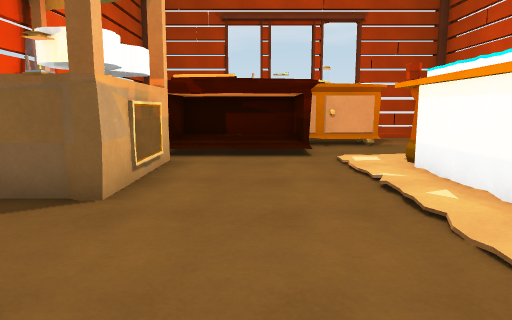
[1] (above)

16 first-person views from a walk through a 3-D level made in the Unity game engine. The camera is 1.2 m above the floor, tilts 8° down and sees 70° across. The floor is counted in squares, 1 m on a side. Each view is taken from the middle of a square. On the plan, view 1 faces up. The plan holds only what a view shows up to about 15 squares ahead; the rest is blank. The place goes on beyond the plan. The player is left out. Surface patterns are stand-ins for the level's own textures.

[2]
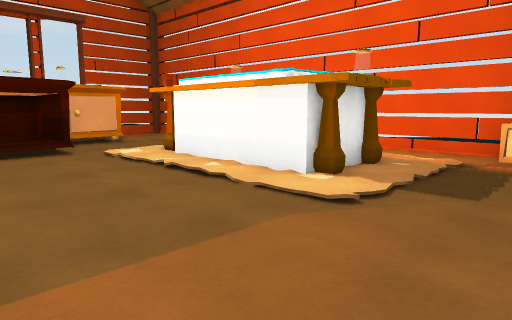

[3]
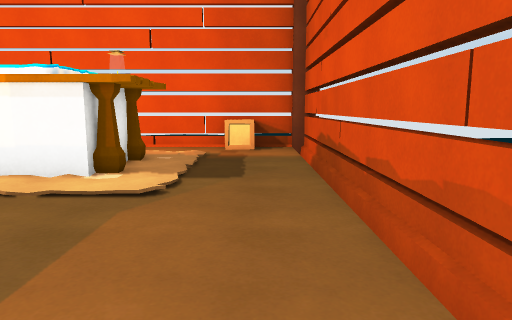

[4]
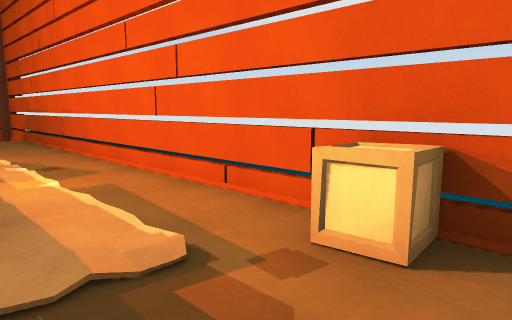

[5]
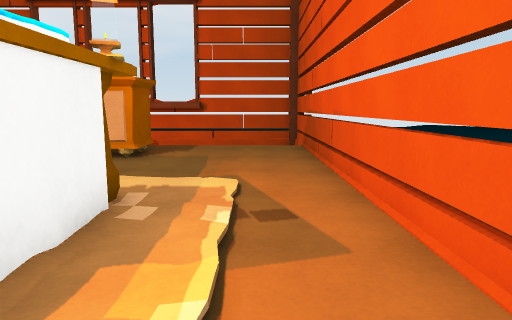

[6]
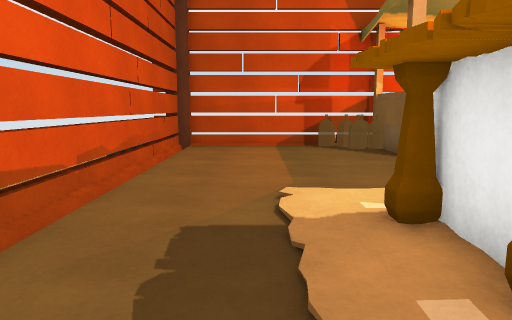

[7]
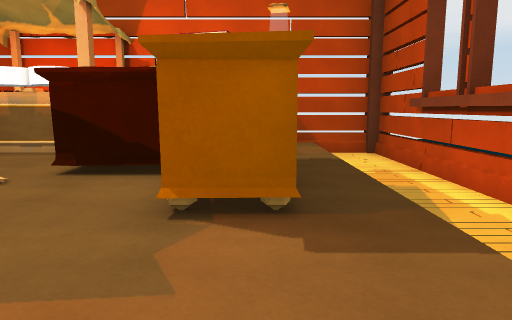

[8]
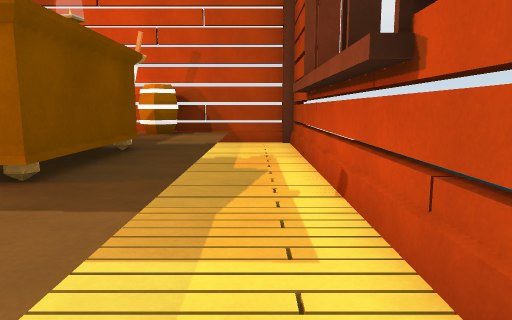

[9]
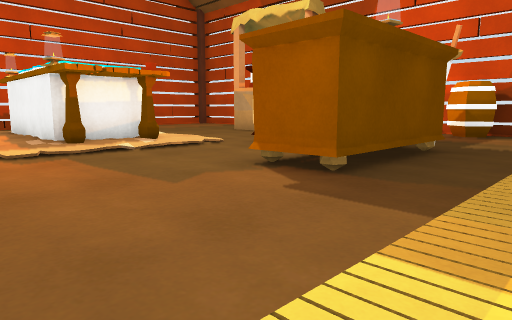

[10]
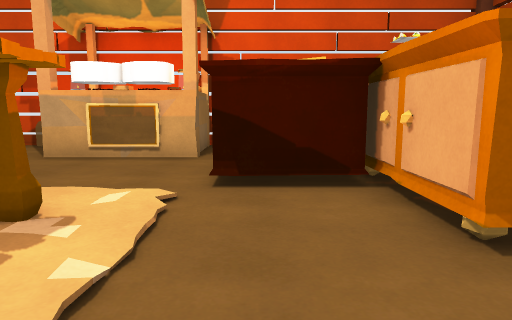

[11]
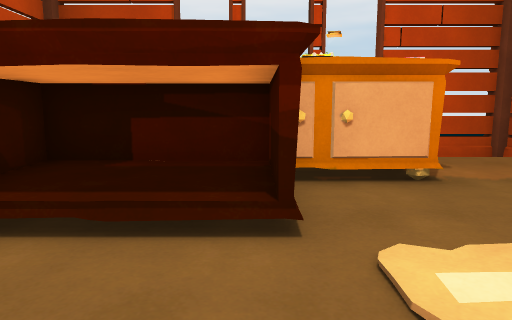

[12]
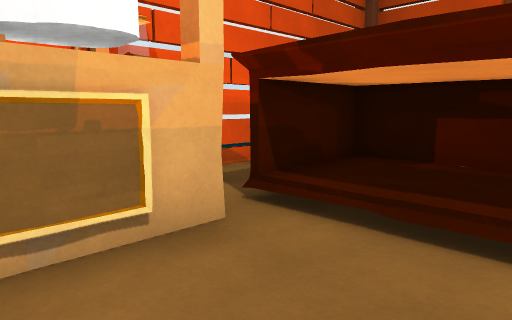

[13]
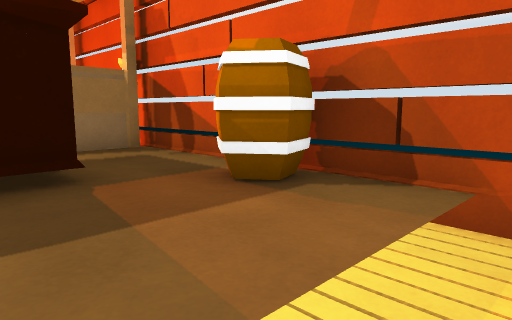

[14]
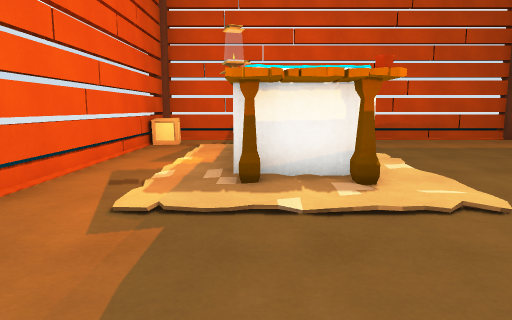

[15]
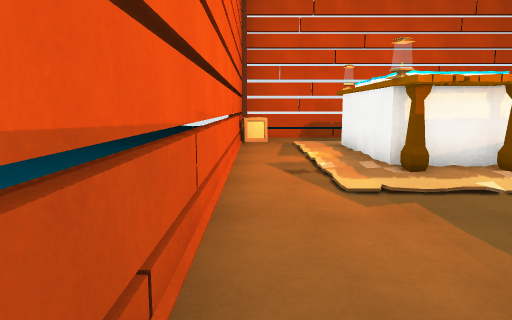

[16]
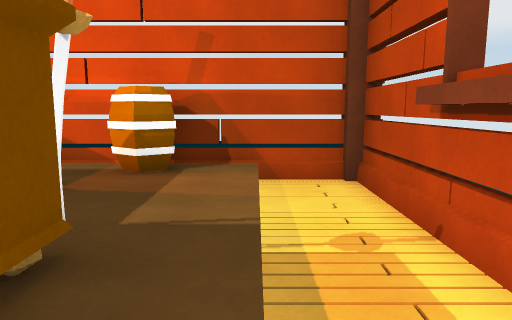

### Floor plan
Key: @ floor where view 1 was taken; # wall or solid block; . main floor; - floor 0.25 m lower than the main floor; / step, stairs or slope; v drop or lower ground; R rug; S sign; B box; A barrel; O other object.
Columns run from 5 left of view 1 to 9 right of it. Each row starts with its distance up from view 1.
 18 #vvv#######v v
 17 ###############
 16 #-----/----- -#
 15 #/////////////#
 14 #.............#
 13 #A...OOOOO....#
 12 #A.OOOOOOO....#
 11 #..OOOO.......#
 10 #..OOOO.......#
  9 #..OOOO.RRRR..#
  8 O###...R###R..#
  7    S...R###R..#
  6   ##...R###R..#
  5    #...R###R..#
  4   .....R###R..#
  3  ......R###R..#
  2 #......R###R..#
  1 #............B#
  0 #....@.......B#
 -1 #/////////////#
 -2 ##############

Where each view was taken, in squares from view 1:
view 1: 0 up, 0 right, facing up
view 2: 1 down, 2 left, facing up-right
view 3: 0 up, 3 left, facing right
view 4: 1 down, 5 right, facing up-right
view 5: 3 up, 7 right, facing up
view 6: 1 up, 7 right, facing left
view 7: 13 up, 8 right, facing left
view 8: 16 up, 8 right, facing left
view 9: 16 up, 8 right, facing down-left
view 10: 10 up, 7 right, facing left
view 11: 6 up, 1 right, facing up
view 12: 6 up, 1 right, facing up-left
view 13: 16 up, 1 left, facing down-left
view 14: 13 up, 5 right, facing down
view 15: 14 up, 8 right, facing down
view 16: 15 up, 3 right, facing left
